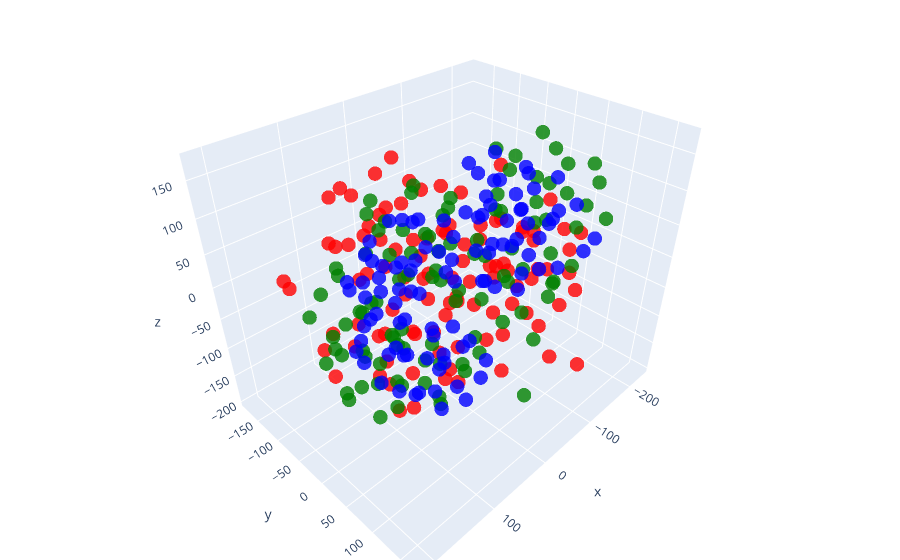

Here is the notebook cell this chart was saved with:
### Code cell
fig = go.Figure(data=[go.Scatter3d(
    x=x_data,
    y=y_data,
    z=z_data,
    mode='markers',
    marker=dict(
        size=5,
        color=colors,  # assign colors based on identifiers
        opacity=0.8
    )
)])

fig.update_layout(margin=dict(l=0, r=0, b=0, t=0))

fig.show()

### Figure 1 — Plotly figure (JSON) as saved in the notebook; plotly's stock layout.template omitted (floating-point values rounded to 4 significant figures; data arrays with more than 128 entries replaced by an {"elided": "..."} marker saying what was removed)
{"data": [{"marker": {"color": {"elided": "300 str values"}, "opacity": 0.8, "size": 5}, "mode": "markers", "type": "scatter3d", "x": {"elided": "300 float values"}, "y": {"elided": "300 float values"}, "z": {"elided": "300 float values"}}], "layout": {"margin": {"b": 0, "l": 0, "r": 0, "t": 0}}}
